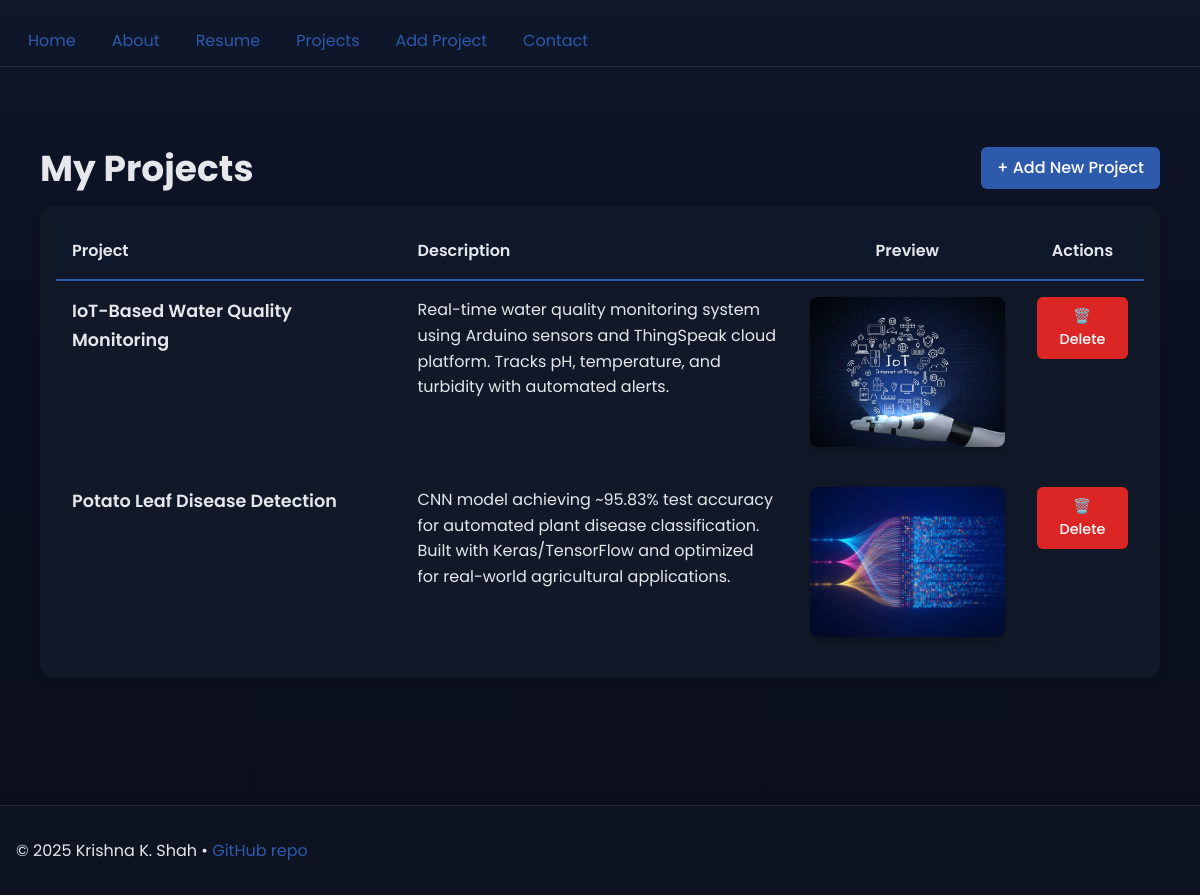
The app's page /projects with its own data.
### tables this page shows
CREATE TABLE projects (
            id INTEGER PRIMARY KEY AUTOINCREMENT,
            title TEXT NOT NULL,
            description TEXT NOT NULL,
            image_file_name TEXT NOT NULL
        );

### app.py (the view)
@app.route('/projects')
def projects():
    projects_data = DAL.get_projects()
    return render_template('projects.html', projects=projects_data)

### DAL.py (called while the page is built)
def get_projects():
    conn = sqlite3.connect(DB_FILE)
    conn.row_factory = sqlite3.Row  # This makes rows accessible as dicts
    cursor = conn.cursor()
    cursor.execute('SELECT * FROM projects ORDER BY id DESC')
    rows = cursor.fetchall()
    conn.close()
    return rows

### templates/projects.html (shortened to what this page needs)
{% extends "base.html" %}
{% block content %}
<section class="section">
	<div style="display: flex; justify-content: space-between; align-items: center; margin-bottom: var(--space-4);">
		<h1 class="h1">My Projects</h1>
		<a href="{{ url_for('form') }}" class="btn" style="background: var(--primary); color: white; padding: var(--space-2) var(--space-4); border-radius: 6px; text-decoration: none; font-weight: 500;">
			+ Add New Project
		</a>
	</div>
	{% if projects %}
		<div style="background: var(--surface); border-radius: 12px; padding: var(--space-4); box-shadow: 0 4px 6px -1px rgba(0, 0, 0, 0.1);">
			<div style="overflow-x: auto;">
				<table style="width: 100%; border-collapse: separate; border-spacing: 0;">
					<thead>
						<tr style="background: var(--bg); border-radius: 8px 8px 0 0;">
							<th style="text-align: left; padding: var(--space-4); font-weight: 600; color: var(--text); border-bottom: 2px solid var(--primary);">Project</th>
							<th style="text-align: left; padding: var(--space-4); font-weight: 600; color: var(--text); border-bottom: 2px solid var(--primary);">Description</th>
							<th style="text-align: center; padding: var(--space-4); font-weight: 600; color: var(--text); border-bottom: 2px solid var(--primary);">Preview</th>
							<th style="text-align: center; padding: var(--space-4); font-weight: 600; color: var(--text); border-bottom: 2px solid var(--primary);">Actions</th>
						</tr>
					</thead>
					<tbody>
						{% for p in projects %}
						<tr style="border-bottom: 1px solid rgba(255, 255, 255, 0.1); transition: background-color 0.2s ease;"
							onmouseover="this.style.backgroundColor='rgba(255, 255, 255, 0.05)'"
							onmouseout="this.style.backgroundColor='transparent'">
							<td style="padding: var(--space-4); vertical-align: top;">
								<div style="font-weight: 600; font-size: 1.1em; color: var(--text); margin-bottom: var(--space-1);">
									{{ p.title }}
								</div>
							</td>
							<td style="padding: var(--space-4); vertical-align: top; max-width: 400px;">
								<div style="line-height: 1.6; color: var(--text);">
									{{ p.description }}
								</div>
							</td>
							<td style="padding: var(--space-4); text-align: center; vertical-align: top;">
								{% if p.image_file_name %}
									<div style="display: inline-block; border-radius: 8px; overflow: hidden; box-shadow: 0 4px 8px rgba(0, 0, 0, 0.2);">
										<img src="{{ url_for('static', filename='images/' + p.image_file_name) }}"
											 alt="{{ p.title }}"
											 style="width: 200px; height: 150px; object-fit: cover; display: block;"
											 onerror="this.style.display='none'; this.nextElementSibling.style.display='flex';" />
									</div>
								{% else %}
									<div style="width: 200px; height: 150px; background: var(--bg); color: var(--text-muted); display: flex; align-items: center; justify-content: center; font-style: italic; border-radius: 8px; margin: 0 auto;">
										No image available
									</div>
								{% endif %}
							</td>
							<td style="padding: var(--space-4); text-align: center; vertical-align: top;">
								<form method="POST" action="{{ url_for('delete_project', project_id=p.id) }}"
									  style="display: inline-block; margin: 0;"
									  onsubmit="return confirm('Are you sure you want to delete this project? This action cannot be undone.');">
									<button type="submit"
											style="background: #dc2626; color: white; border: none; padding: var(--space-2) var(--space-3); border-radius: 6px; cursor: pointer; font-size: 0.9em; font-weight: 500; transition: background-color 0.2s ease;"
											onmouseover="this.style.backgroundColor='#b91c1c'"
											onmouseout="this.style.backgroundColor='#dc2626'">
										🗑️ Delete
									</button>
								</form>
							</td>
						</tr>
						{% endfor %}
					</tbody>
				</table>
			</div>
		</div>
	{% endif %}
</section>
{% endblock %}

### templates/base.html (shortened to what this page needs)
<!DOCTYPE html>
<html lang="en">
<head>
	<link rel="stylesheet" href="{{ url_for('css_file', filename='styles.css') }}" />
</head>
<body>
	<header class="site-header">
	</header>
	<nav class="nav" aria-label="Primary">
		<ul class="nav__list">
			<li><a href="{{ url_for('home') }}">Home</a></li>
			<li><a href="{{ url_for('about') }}">About</a></li>
			<li><a href="{{ url_for('resume') }}">Resume</a></li>
			<li><a href="{{ url_for('projects') }}">Projects</a></li>
			<li><a href="{{ url_for('form') }}">Add Project</a></li>
			<li><a href="{{ url_for('contact') }}">Contact</a></li>
		</ul>
	</nav>
	<main id="main" class="container">
		{% block content %}{% endblock %}
	</main>
	<footer class="footer">
		<p>© <span id="year"></span> Krishna K. Shah • <a href="https://github.com/krishna-shah-2093/personal_website_flask">GitHub repo</a></p>
	</footer>
</body>
</html>

### records on screen
projects: title "IoT-Based Water Quality Monitoring", description "Real-time water quality monitoring system using Arduino sensors and ThingSpeak cloud platform. Tracks pH, temperature, and turbidity with automated alerts.", image_file_name (picture)
projects: title "Potato Leaf Disease Detection", description "CNN model achieving ~95.83% test accuracy for automated plant disease classification. Built with Keras/TensorFlow and optimized for real-world agricultural applications.", image_file_name (picture)
